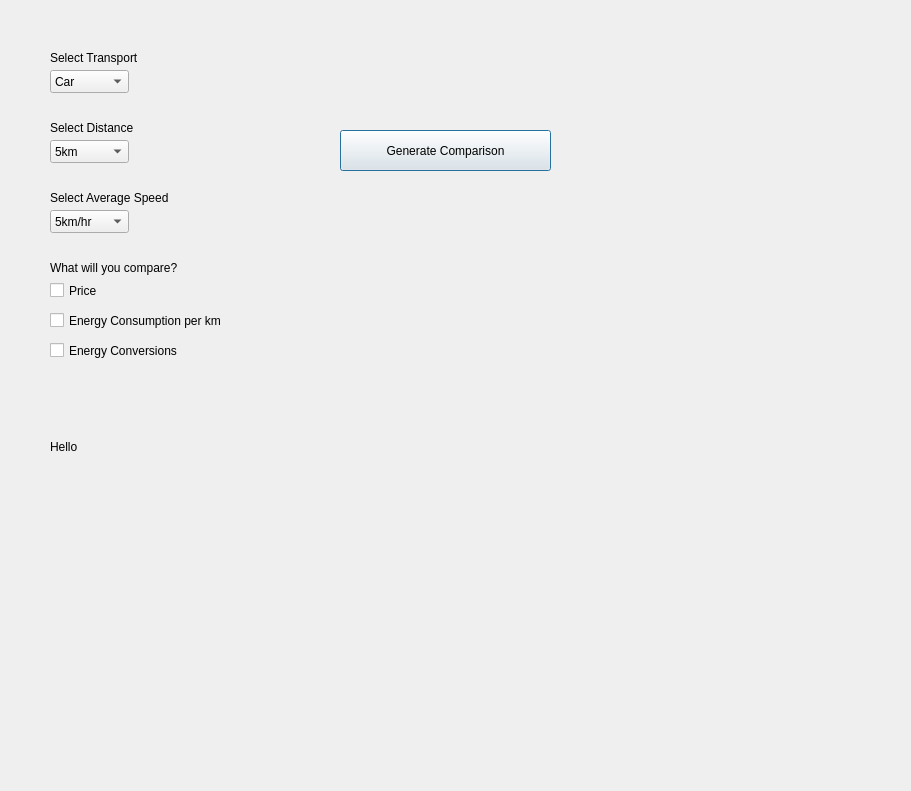
<?xml version="1.0" encoding="UTF-8"?>
<ui version="4.0">
 <class>mainEditorForm</class>
 <widget class="QDialog" name="mainEditorForm">
  <property name="geometry">
   <rect>
    <x>0</x>
    <y>0</y>
    <width>911</width>
    <height>791</height>
   </rect>
  </property>
  <property name="windowTitle">
   <string>mainEditorForm</string>
  </property>
  <widget class="QLabel" name="label">
   <property name="geometry">
    <rect>
     <x>50</x>
     <y>50</y>
     <width>181</width>
     <height>16</height>
    </rect>
   </property>
   <property name="text">
    <string>Select Transport</string>
   </property>
  </widget>
  <widget class="QLabel" name="label_2">
   <property name="geometry">
    <rect>
     <x>50</x>
     <y>120</y>
     <width>181</width>
     <height>16</height>
    </rect>
   </property>
   <property name="text">
    <string>Select Distance</string>
   </property>
  </widget>
  <widget class="QLabel" name="label_3">
   <property name="geometry">
    <rect>
     <x>50</x>
     <y>190</y>
     <width>141</width>
     <height>16</height>
    </rect>
   </property>
   <property name="text">
    <string>Select Average Speed</string>
   </property>
  </widget>
  <widget class="QLabel" name="label_4">
   <property name="geometry">
    <rect>
     <x>50</x>
     <y>260</y>
     <width>181</width>
     <height>16</height>
    </rect>
   </property>
   <property name="text">
    <string>What will you compare?</string>
   </property>
  </widget>
  <widget class="QComboBox" name="cmbTransport">
   <property name="geometry">
    <rect>
     <x>50</x>
     <y>70</y>
     <width>79</width>
     <height>23</height>
    </rect>
   </property>
   <item>
    <property name="text">
     <string>Car</string>
    </property>
   </item>
   <item>
    <property name="text">
     <string>Bus</string>
    </property>
   </item>
   <item>
    <property name="text">
     <string>Train</string>
    </property>
   </item>
   <item>
    <property name="text">
     <string>Walking</string>
    </property>
   </item>
  </widget>
  <widget class="QComboBox" name="cmbDistance">
   <property name="geometry">
    <rect>
     <x>50</x>
     <y>140</y>
     <width>79</width>
     <height>23</height>
    </rect>
   </property>
   <item>
    <property name="text">
     <string>5km</string>
    </property>
   </item>
   <item>
    <property name="text">
     <string>10km</string>
    </property>
   </item>
   <item>
    <property name="text">
     <string>60km</string>
    </property>
   </item>
   <item>
    <property name="text">
     <string>100km</string>
    </property>
   </item>
  </widget>
  <widget class="QComboBox" name="cmbSpeed">
   <property name="geometry">
    <rect>
     <x>50</x>
     <y>210</y>
     <width>79</width>
     <height>23</height>
    </rect>
   </property>
   <item>
    <property name="text">
     <string>5km/hr</string>
    </property>
   </item>
   <item>
    <property name="text">
     <string>60km/hr</string>
    </property>
   </item>
   <item>
    <property name="text">
     <string>120km/hr</string>
    </property>
   </item>
  </widget>
  <widget class="QLabel" name="lblShow">
   <property name="geometry">
    <rect>
     <x>50</x>
     <y>440</y>
     <width>481</width>
     <height>181</height>
    </rect>
   </property>
   <property name="text">
    <string>Hello</string>
   </property>
   <property name="alignment">
    <set>Qt::AlignLeading|Qt::AlignLeft|Qt::AlignTop</set>
   </property>
  </widget>
  <widget class="QCheckBox" name="chbPrice">
   <property name="geometry">
    <rect>
     <x>50</x>
     <y>280</y>
     <width>85</width>
     <height>21</height>
    </rect>
   </property>
   <property name="text">
    <string>Price</string>
   </property>
  </widget>
  <widget class="QCheckBox" name="chbEnergy">
   <property name="geometry">
    <rect>
     <x>50</x>
     <y>310</y>
     <width>211</width>
     <height>21</height>
    </rect>
   </property>
   <property name="text">
    <string>Energy Consumption per km</string>
   </property>
  </widget>
  <widget class="QCheckBox" name="chbConversions">
   <property name="geometry">
    <rect>
     <x>50</x>
     <y>340</y>
     <width>211</width>
     <height>21</height>
    </rect>
   </property>
   <property name="text">
    <string>Energy Conversions</string>
   </property>
  </widget>
  <widget class="QPushButton" name="btnGen">
   <property name="geometry">
    <rect>
     <x>340</x>
     <y>130</y>
     <width>211</width>
     <height>41</height>
    </rect>
   </property>
   <property name="text">
    <string>Generate Comparison</string>
   </property>
  </widget>
 </widget>
 <resources/>
 <connections>
  <connection>
   <sender>cmbTransport</sender>
   <signal>activated(QString)</signal>
   <receiver>mainEditorForm</receiver>
   <slot>transportSelect()</slot>
   <hints>
    <hint type="sourcelabel">
     <x>89</x>
     <y>81</y>
    </hint>
    <hint type="destinationlabel">
     <x>455</x>
     <y>395</y>
    </hint>
   </hints>
  </connection>
  <connection>
   <sender>cmbDistance</sender>
   <signal>activated(QString)</signal>
   <receiver>mainEditorForm</receiver>
   <slot>distanceSelect()</slot>
   <hints>
    <hint type="sourcelabel">
     <x>89</x>
     <y>151</y>
    </hint>
    <hint type="destinationlabel">
     <x>455</x>
     <y>395</y>
    </hint>
   </hints>
  </connection>
  <connection>
   <sender>cmbSpeed</sender>
   <signal>activated(QString)</signal>
   <receiver>mainEditorForm</receiver>
   <slot>speedSelect()</slot>
   <hints>
    <hint type="sourcelabel">
     <x>89</x>
     <y>221</y>
    </hint>
    <hint type="destinationlabel">
     <x>455</x>
     <y>395</y>
    </hint>
   </hints>
  </connection>
  <connection>
   <sender>chbPrice</sender>
   <signal>clicked(bool)</signal>
   <receiver>mainEditorForm</receiver>
   <slot>priceCheck()</slot>
   <hints>
    <hint type="sourcelabel">
     <x>92</x>
     <y>290</y>
    </hint>
    <hint type="destinationlabel">
     <x>455</x>
     <y>395</y>
    </hint>
   </hints>
  </connection>
  <connection>
   <sender>chbEnergy</sender>
   <signal>clicked(bool)</signal>
   <receiver>mainEditorForm</receiver>
   <slot>EnergyConsumptionCheck()</slot>
   <hints>
    <hint type="sourcelabel">
     <x>155</x>
     <y>320</y>
    </hint>
    <hint type="destinationlabel">
     <x>455</x>
     <y>395</y>
    </hint>
   </hints>
  </connection>
  <connection>
   <sender>chbConversions</sender>
   <signal>clicked(bool)</signal>
   <receiver>mainEditorForm</receiver>
   <slot>EnergyConverCheck()</slot>
   <hints>
    <hint type="sourcelabel">
     <x>155</x>
     <y>350</y>
    </hint>
    <hint type="destinationlabel">
     <x>455</x>
     <y>395</y>
    </hint>
   </hints>
  </connection>
  <connection>
   <sender>btnGen</sender>
   <signal>clicked()</signal>
   <receiver>mainEditorForm</receiver>
   <slot>generateCompare()</slot>
   <hints>
    <hint type="sourcelabel">
     <x>445</x>
     <y>150</y>
    </hint>
    <hint type="destinationlabel">
     <x>455</x>
     <y>395</y>
    </hint>
   </hints>
  </connection>
 </connections>
 <slots>
  <slot>transportSelect()</slot>
  <slot>speedSelect()</slot>
  <slot>distanceSelect()</slot>
  <slot>priceCheck()</slot>
  <slot>EnergyConsumptionCheck()</slot>
  <slot>EnergyConverCheck()</slot>
  <slot>generateCompare()</slot>
 </slots>
</ui>
